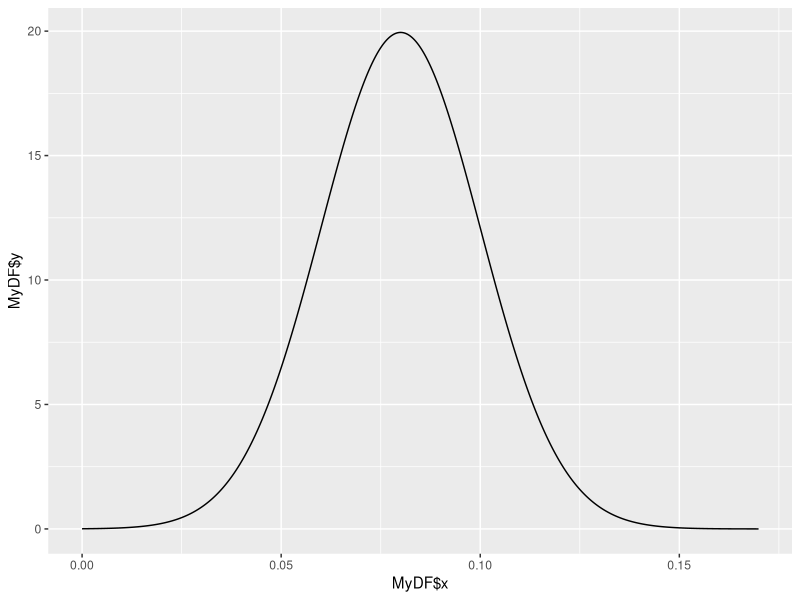

The R script that drew this image: (Note: this script raises an error after producing the figure.)
x<-seq(0.0,0.1699,0.0001)   
ytop<-dnorm(0.12,0.08,0.02)
MyDF<-data.frame(x=x,y=dnorm(x,0.08,0.02))
shade1 <- rbind(c(0.12,0), subset(MyDF, x > 0.12), c(MyDF[nrow(MyDF), "X"], 0))
shade2 <- rbind(c(0.12,0),subset(MyDF, x >= 0.12))
library(ggplot2)
p <- qplot(x=MyDF$x, y=MyDF$y, geom="line") 
p + geom_segment(aes(x=0.12,y=0,xend=0.12,yend=ytop)) +
  geom_polygon(data = shade, aes(x, y))


p + geom_polygon(data = shade2, aes(x, y))
